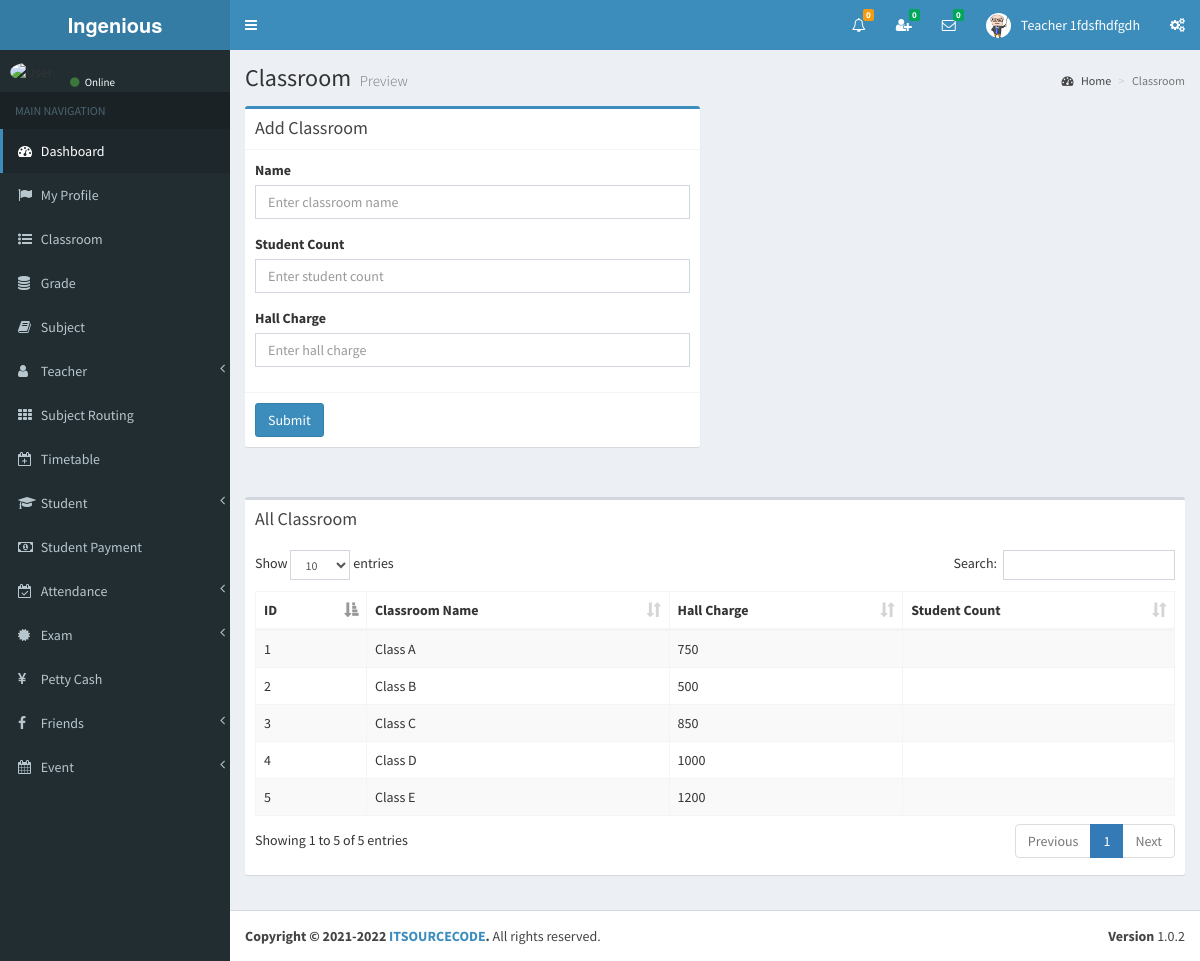
Screenshot of /pages/class_room.php (signed in) with the database file from the repository.
### tables this page shows
CREATE TABLE `teacher` (
  `id` int(11) NOT NULL,
  `full_name` varchar(255) NOT NULL,
  `i_name` varchar(255) NOT NULL,
  `gender` varchar(255) NOT NULL,
  `address` varchar(255) NOT NULL,
  `phone` varchar(255) NOT NULL,
  `email` varchar(255) NOT NULL,
  `image_name` varchar(255) NOT NULL,
  `index_number` bigint(11) NOT NULL,
  `reg_date` date NOT NULL
);

CREATE TABLE `class_room` (
  `id` int(11) NOT NULL,
  `name` varchar(255) NOT NULL,
  `student_count` int(11) NOT NULL
);

### pages/class_room.php (the view, shortened to what this page needs)
<?php include_once('head.php'); ?>
<?php include_once('header.php'); ?>
<?php include_once('sidebar.php'); ?>
      <div class="content-wrapper">
        <section class="content-header">
          <h1>
            Classroom
            <small>Preview</small>
          </h1>
          <ol class="breadcrumb">
            <li><a href="#"><i class="fa fa-dashboard"></i> Home</a></li>
            <li class="active">Classroom</li>
          </ol>
        </section>
        <section class="content">
          <div class="row">
            <div class="col-md-6">
              <div class="box box-primary">
                <div class="box-header with-border">
                  <h3 class="box-title">Add Classroom</h3>
                </div>
                <form role="form" action="index.php" method="post">
                  <div class="box-body">
                    <div class="form-group">
                      <label for="exampleInputEmail1">Name</label>
                      <input type="text" class="form-control" id="exampleInputEmail1" placeholder="Enter classroom name" name="name">
                    </div>
                    <div class="form-group">
                      <label for="exampleInputPassword1">Student Count</label>
                      <input type="text" class="form-control" id="exampleInputPassword1" placeholder="Enter student count" name="student_count">
                    </div>
                    <div class="form-group">
                      <label for="exampleInputPassword1">Hall Charge</label>
                      <input type="text" class="form-control" id="exampleInputPassword1" placeholder="Enter hall charge" name="hall_charge">
                    </div>
                  </div>
                  <div class="box-footer">
                    <button type="submit" class="btn btn-primary">Submit</button>
                  </div>
                </form>
                </div>
              </div>
         	</div>
         </section>
        <section class="content">
          <div class="row">
            <div class="col-xs-12">
              <div class="box">
                <div class="box-header">
                  <h3 class="box-title">All Classroom</h3>
                </div>
                <div class="box-body">
                	<table id="example1" class="table table-bordered table-striped">
                    <thead>
                      <tr>
                        <th>ID</th>
                        <th>Classroom Name</th>
                        <th>Hall Charge</th>
                        <th>Student Count</th>
                      </tr>
                    </thead>
                    <tbody>
<?php
include_once('config.php');
$sql="SELECT * FROM class_room";
$result = mysqli_query($conn,$sql);
$count=0;
while($row=mysqli_fetch_assoc($result)){
$count++;
?>
						<tr>
                        	 <td> <?php echo $count; ?>  </td>
                            <td> <?php echo $row['name']; ?> </td>
                            <td> <?php echo $row['student_count']; ?> </td>
                            <td> <?php echo $row['hall_charge']; ?> </td>
                        </tr>
 <?php
 }
 ?>
                    </tbody>
                  </table>
                </div>
              </div>
             </div>
            </div>
          </section>
  </div>
<?php include_once('footer.php'); ?>

### view/header.php (shortened to what this page needs)
<body class="hold-transition skin-blue sidebar-mini" >
<div class="wrapper">
  <header class="main-header" >
    <a href="" class="logo">
      <span class="logo-lg"><strong>Ingenious </strong></span>
    </a>
    <nav class="navbar navbar-static-top">
		<a href="#" class="sidebar-toggle" data-toggle="offcanvas" role="button">
       	</a>
		<div class="navbar-custom-menu">
			<ul class="nav navbar-nav">
              <li class="dropdown notifications-menu">
                <a href="#" class="dropdown-toggle" data-toggle="dropdown">
                  <i class="fa fa-bell-o"></i>
<?php
$my_type=$_SESSION["type"];
?>
<?php
if($my_type == 'Teacher' || $my_type == 'Student'){
?>
					 <span class="label label-warning">0</span>
                </a>
              </li>
<?php } ?>
<?php
include_once('../controller/config.php');
$my_index=$_SESSION["index_number"];
$my_type=$_SESSION["type"];
$sql="SELECT count(id)
      FROM my_friends
      WHERE my_index='$my_index' AND _status='Pending' AND _isread='0'";
$result=mysqli_query($conn,$sql);
$row=mysqli_fetch_assoc($result);
$unread_count=$row['count(id)'];
?>
              <li class="dropdown messages-menu"  id="friend_request">
              	<a href="#" class="dropdown-toggle" data-toggle="dropdown" onClick="showFriendRequest('<?php echo $my_index; ?>','<?php echo $my_type; ?>')">
                  <i class="fa fa-user-plus"></i>
                  <span class="label label-success"><?php echo $unread_count; ?></span>
                </a>
              </li>
<?php
include_once('../controller/config.php');
$my_index=$_SESSION["index_number"];
$unread_msg_count=0;
$sql="SELECT * FROM my_friends WHERE my_index='$my_index'";
$result=mysqli_query($conn,$sql);
while($row=mysqli_fetch_assoc($result)){
	$friend_index=$row['friend_index'];
	$sql1="SELECT count(id)
		  FROM online_chat
		  WHERE user_index='$friend_index' AND _isread='0'";
	$result1=mysqli_query($conn,$sql1);
	$row1=mysqli_fetch_assoc($result1);
	$unread_msg_count+=$row1['count(id)'];
}
?>
              <li class="dropdown messages-menu" id="unread_msg">
                <a href="#" class="dropdown-toggle" data-toggle="dropdown" >
                  <i class="fa fa-envelope-o"></i>
                  <span class="label label-success"><?php echo $unread_msg_count; ?></span>
                </a>
<?php
include_once('../controller/config.php');
$index=$_SESSION["index_number"];
$type=$_SESSION["type"];
$time='';
$file_path='';
	$sql="SELECT
           DISTINCT conversation_id,friend_index
           FROM
              my_friends
           WHERE
              	my_index='$index'
           ORDER BY
              conversation_id";
	$result=mysqli_query($conn,$sql);
	while($row=mysqli_fetch_assoc($result)){
		$conversation_id=$row['conversation_id'];
		$friend_index=$row['friend_index'];
		$sql3="SELECT * FROM my_friends WHERE conversation_id='$conversation_id' and friend_index='$friend_index'";
		$result3=mysqli_query($conn,$sql3);
		$row3=mysqli_fetch_assoc($result3);
		$friend_type=$row3['friend_type'];
		if($friend_type == "Admin"){
			$sql1="SELECT * FROM admin WHERE index_number='$friend_index'";
			$result1=mysqli_query($conn,$sql1);
			$row1=mysqli_fetch_assoc($result1);
			$friend_name=$row1['i_name'];
			$friend_image=$row1['image_name'];
		}
		if($friend_type == "Teacher"){
			$sql1="SELECT * FROM teacher WHERE index_number='$friend_index'";
			$result1=mysqli_query($conn,$sql1);
			$row1=mysqli_fetch_assoc($result1);
			$friend_name=$row1['i_name'];
			$friend_image=$row1['image_name'];
		}
		if($friend_type == "Student"){
			$sql1="SELECT * FROM student WHERE index_number='$friend_index'";
			$result1=mysqli_query($conn,$sql1);
			$row1=mysqli_fetch_assoc($result1);
			$friend_name=$row1['i_name'];
			$friend_image=$row1['image_name'];
		}
		$sql2="SELECT * FROM online_chat WHERE conversation_id='$conversation_id' ORDER BY id DESC LIMIT 1";
		$result2=mysqli_query($conn,$sql2);
		while($row2=mysqli_fetch_assoc($result2)){
			$last_msg=$row2['msg'];
			$msg_time=$row2['time'];
			$datetime1 = new DateTime($msg_time);
			$datetime2 = new DateTime();
			$interval = $datetime1->diff($datetime2);
			$year = $interval->format('%y y ');
			$month = $interval->format('%m m ');
			$days = $interval->format('%a d');
			$hours = $interval->format('%h h');
			$minutes = $interval->format('%i mins');
			$seconds = $interval->format('%s sec');
			if($year>0){
				$time=$year;
			}else if($month>0){
				$time=$month;
			}else if($days>0){
				$time=$days;
			}else if($hours>0){
				$time=$hours;
			}else if($minutes>0){
				$time=$minutes;
			}else{
				$time=$seconds;
			}
			if($type=="Admin"){
				$file_path="my_friends.php?do=showChatBox&my_index=$index&conversation_id=$conversation_id&friend_index=$friend_index&my_type=$type";
			}
			if($type=="Teacher"){
				$file_path="my_friends2.php?do=showChatBox&my_index=$index&conversation_id=$conversation_id&friend_index=$friend_index&my_type=$type";
			}
			if($type=="Student"){
				$file_path="my_friends1.php?do=showChatBox&my_index=$index&conversation_id=$conversation_id&friend_index=$friend_index&my_type=$type";
			}
?>
                      <li>
                        <a href="<?php echo $file_path; ?>" onClick="msgRead('<?php echo $index; ?>','<?php echo $conversation_id; ?>','<?php echo $friend_index; ?>','<?php echo $type; ?>')">
                          <div class="pull-left">
                            <img src="../<?php echo $friend_image; ?>" class="img-circle" alt="User Image">
                          </div>
                          <h4>
                            <?php echo $friend_name; ?>
                            <small><i class="fa fa-clock-o"></i> <?php echo $time; ?></small>
                          </h4>
                          <p><?php echo $last_msg; ?></p>
                        </a>
                      </li>
 <?php } } ?>
              </li>
<?php
include_once('../controller/config.php');
if($type=="Teacher"){
	$sql="SELECT * FROM teacher where index_number='$index'";
	$result=mysqli_query($conn,$sql);
	$row=mysqli_fetch_assoc($result);
}
?>
            	<li class="dropdown user user-menu">
                    <a href="#" class="dropdown-toggle" data-toggle="dropdown">
                      <img src="../<?php echo $row['image_name']; ?>" class="user-image" alt="User Image">
                      <span class="hidden-xs"><?php echo $row['i_name']; ?></span>
                    </a>
              </li>
          <li>
            <a href="#" data-toggle="control-sidebar"><i class="fa fa-gears"></i></a>
          </li>
            </ul>
        </div>
	</nav>
  </header>

### rows the page displays
teacher: image_name (picture), i_name "Teacher 1fdsfhdfgdh"
class_room: name "Class A", student_count "750"
class_room: name "Class B", student_count "500"
class_room: name "Class C", student_count "850"
class_room: name "Class D", student_count "1000"
class_room: name "Class E", student_count "1200"

### other values shown
$unread_count "0"
$unread_msg_count "0"
